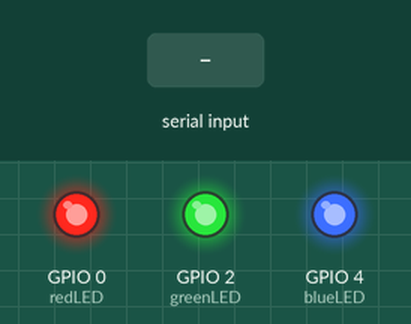
A sketch run on a simulated ESP32. Shown: output pins drawn as LEDs (lit = HIGH). The inputs (shaded band) are chosen by the test bench. What the sketch prints to the serial monitor is not drawn.

Above: at 1.2 s.
1.3 s: byte 30 received over Serial
2.8 s: byte 90 received over Serial
4.3 s: byte 120 received over Serial
At 10.1 s:
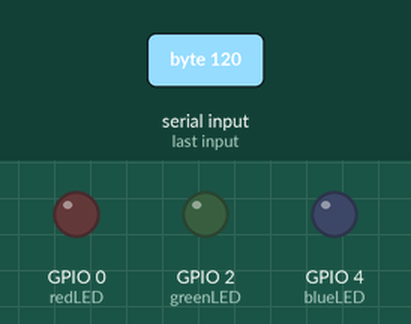
Timing chart, 0 to 11.6 s (numbered marks = the images above; inputs shaded):
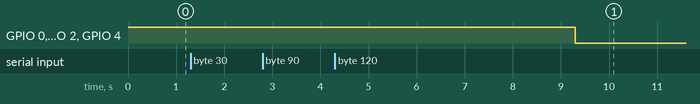

The sketch:

Chapter8_hw.ino
```cpp
// Mimic an LCD Screen backlight timeout control.
// Create a task to echo characters to the terminal as they are typed. If no characters are typed for a timeout period,
// the backlight (an LED) is turned off. Typing characters turns the backlight back on immediately.

// Limit to only 1 of the 2 cores to ease the learning of FreeRTOS
#if CONFIG_FREERTOS_UNICORE
static const BaseType_t app_cpu = 0;
#else
static const BaseType_t app_cpu = 1;
#endif

// Define the backlight timeout period (ms)
#define BACKLIGHT_TIMEOUT_MS 5000

// Define the backlight LED pins
static const int redLED = 0;
static const int greenLED = 2;
static const int blueLED = 4;

// Turn on the Backlight
void turnOnBacklight() {
  // Turn on the backlight (all LEDs on)
  digitalWrite(redLED, HIGH);
  digitalWrite(greenLED, HIGH);
  digitalWrite(blueLED, HIGH);
}

// Timer Callback to turn off the backlight
void backlightTimerCallback( TimerHandle_t xTimer ) {
  // Turn off the backlight (all LEDs off)
  digitalWrite(redLED, LOW);
  digitalWrite(greenLED, LOW);
  digitalWrite(blueLED, LOW);
}

// Task to monitor Serial input and control backlight
void serialMonitorTask(void *parameter) {
  /*
    Serial Monitor Task: monitors the Serial Terminal for input characters.
    Each character received resets the backlight timeout timer and turns on the backlight.
  */

  // Create the backlight timer
  TimerHandle_t backlightTimer = xTimerCreate(
    "Backlight Timer",
    pdMS_TO_TICKS(BACKLIGHT_TIMEOUT_MS),
    pdFALSE,
    ( void * ) 0,
    backlightTimerCallback
  );

  xTimerStart(backlightTimer, 0);

  while(1) {

    // Check for Serial input
    if(Serial.available() > 0){

      // Read the incoming character
      char inChar = (char) Serial.read();

      // Echo back to the terminal
      Serial.print(inChar);

      // Turn on the backlight (all LEDs on)
      turnOnBacklight();

      // Start or reset the timer
      if(xTimerIsTimerActive(backlightTimer) != pdFALSE) {
        xTimerReset(backlightTimer, 0);
      } else {
        xTimerStart(backlightTimer, 0);
      }

    }

  }

}

// Setup of everything
void setup() {

  // Configure the Serial Terminal
  Serial.begin(250000);

  pinMode(redLED, OUTPUT);
  pinMode(greenLED, OUTPUT);
  pinMode(blueLED, OUTPUT);

  // Start the Serial Monitor Task
  xTaskCreatePinnedToCore(
    serialMonitorTask,
    "Serial Monitor Task",
    4096,
    NULL,
    1,
    NULL,
    app_cpu
  );

  // Turn on the backlight after setup completes...
  turnOnBacklight();

}

void loop() {
  // Nothing to do here
}
```

Measured:
- after the input at 1.3 s, every drawn part: stays the same
- after the input at 2.8 s, every drawn part: stays the same
- after the input at 4.3 s, GPIO 0 (redLED), GPIO 2 (greenLED), GPIO 4 (blueLED): HIGH → LOW after 5.0 s instead of 3.5 s
